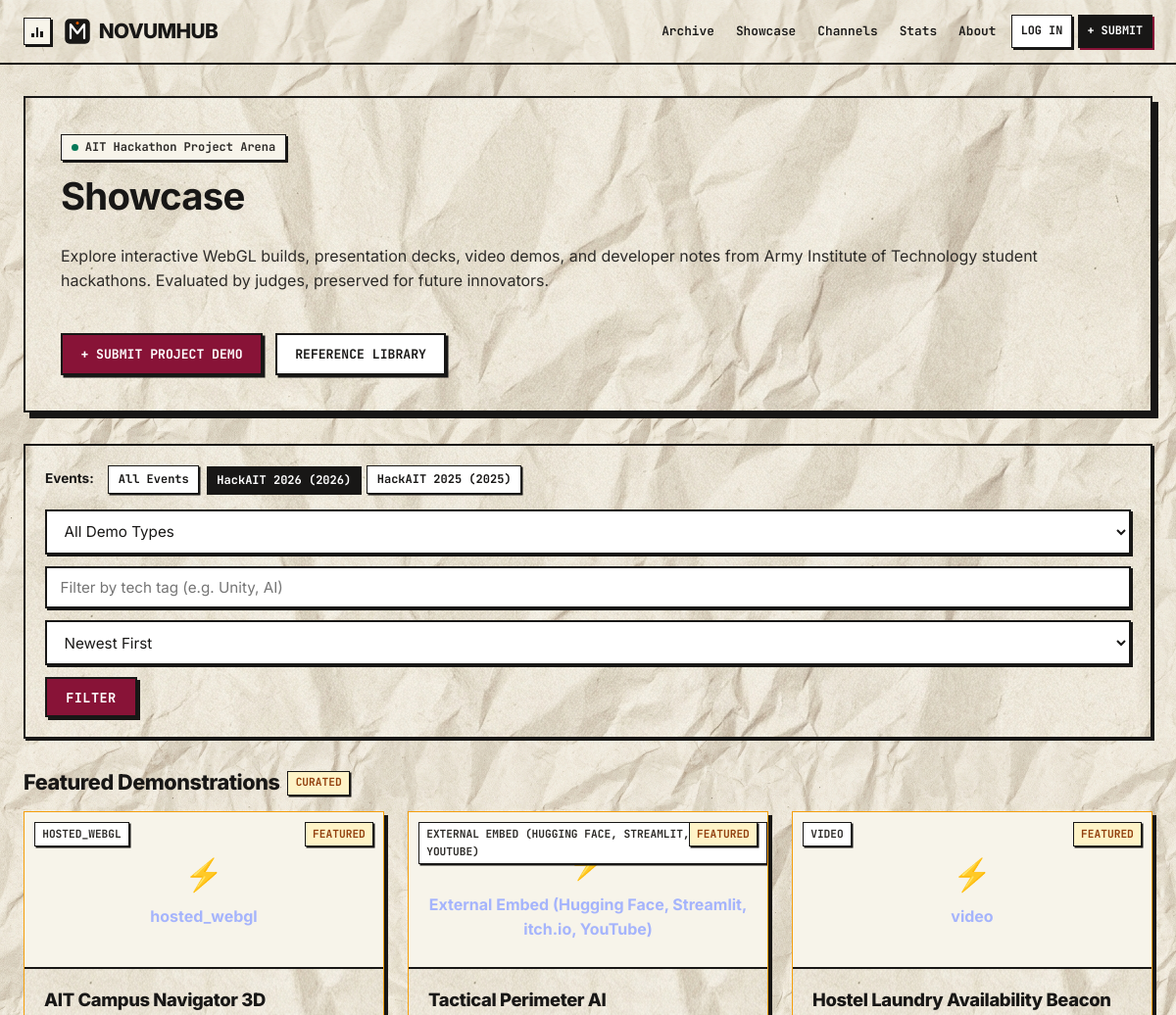
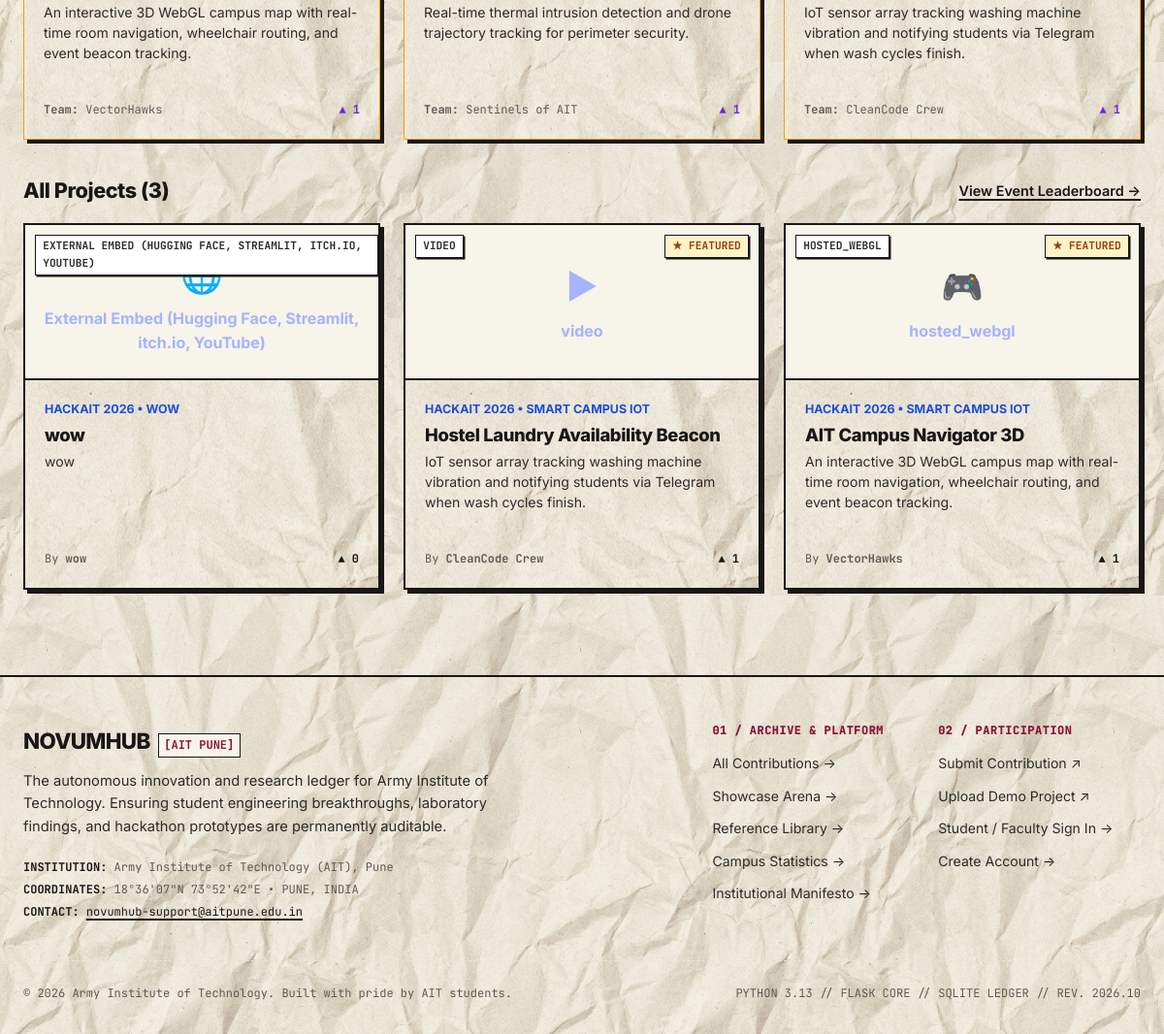
Page /showcase/?event=2&track=&demo_mode=&sort=newest on the committed database (2 pictures, top to bottom).
### app/models.py (models this page shows, shortened)
class HackathonEvent(db.Model):
    __tablename__ = "hackathon_events"
    id = db.Column(db.Integer, primary_key=True)
    name = db.Column(db.String(150), nullable=False)
    year = db.Column(db.Integer, nullable=False)
    date_start = db.Column(db.Date, nullable=True)
    date_end = db.Column(db.Date, nullable=True)
    theme = db.Column(db.String(255), nullable=True)
    description = db.Column(db.Text, nullable=True)
    organiser = db.Column(db.String(150), nullable=True)
    _tracks = db.Column("tracks", db.Text, nullable=True, default="[]")
    is_active = db.Column(db.Boolean, default=True, nullable=False)
    results_published = db.Column(db.Boolean, default=False, nullable=False)
    created_at = db.Column(db.DateTime, default=utc_now)
    projects = db.relationship("ShowcaseProject", backref="event", lazy="select", cascade="all, delete-orphan")
    @property
    def tracks(self) -> list:
        if not self._tracks:
            return []
        try:
            return json.loads(self._tracks)
        except Exception:
            return []
    @tracks.setter
    def tracks(self, track_list: list):
        self._tracks = json.dumps(track_list or [])

class ShowcaseProject(db.Model):
    __tablename__ = "showcase_projects"
    id = db.Column(db.Integer, primary_key=True)
    event_id = db.Column(db.Integer, db.ForeignKey("hackathon_events.id"), nullable=False, index=True)
    owner_id = db.Column(db.Integer, db.ForeignKey("users.id"), nullable=False, index=True)
    title = db.Column(db.String(200), nullable=False)
    pitch = db.Column(db.String(300), nullable=False)
    description = db.Column(db.Text, nullable=False)
    track = db.Column(db.String(100), nullable=False, default="General")
    team_name = db.Column(db.String(150), nullable=False)
    tech_tags = db.Column(db.String(255), nullable=True, default="")
    repo_url = db.Column(db.String(255), nullable=True)
    demo_mode = db.Column(db.String(50), nullable=False, default="hosted_build")
    demo_entry_path = db.Column(db.String(255), nullable=True)
    demo_external_url = db.Column(db.String(500), nullable=True)
    video_url = db.Column(db.String(500), nullable=True)
    demo_disabled = db.Column(db.Boolean, default=False, nullable=False)
    status = db.Column(db.String(50), nullable=False, default="Draft", index=True)
    is_reference = db.Column(db.Boolean, default=False, nullable=False, index=True)
    is_featured = db.Column(db.Boolean, default=False, nullable=False, index=True)
    linked_submission_id = db.Column(db.Integer, db.ForeignKey("submissions.id"), nullable=True)
    linked_submission = db.relationship("Submission", foreign_keys=[linked_submission_id], backref="linked_projects")
    created_at = db.Column(db.DateTime, default=utc_now, index=True)
    updated_at = db.Column(db.DateTime, default=utc_now, onupdate=utc_now)
    members = db.relationship("ProjectMember", backref="project", lazy="select", cascade="all, delete-orphan")
    assets = db.relationship("ProjectAsset", backref="project", lazy="select", cascade="all, delete-orphan")
    dev_notes = db.relationship("DevNote", backref="project", lazy="select", cascade="all, delete-orphan")
    judge_scores = db.relationship("JudgeScore", backref="project", lazy="select", cascade="all, delete-orphan")
    upvotes = db.relationship("Upvote", backref="showcase_project", lazy="dynamic", cascade="all, delete-orphan",
                             foreign_keys="Upvote.showcase_project_id")
    comments = db.relationship("Comment", backref="showcase_project", lazy="select",
                               order_by="Comment.created_at.asc()", cascade="all, delete-orphan",
                               foreign_keys="Comment.showcase_project_id")
    status_history = db.relationship("StatusChange", backref="showcase_project", lazy="select",
                                     order_by="StatusChange.created_at.asc()", cascade="all, delete-orphan",
                                     foreign_keys="StatusChange.showcase_project_id")
    @property
    def upvote_count(self) -> int:
        return self.upvotes.count()
    @property
    def judge_count(self) -> int:
        return len(self.judge_scores)
    @property
    def demo_mode_label(self) -> str:
        import site_config
        return site_config.SHOWCASE_DEMO_MODES.get(self.demo_mode, self.demo_mode)
    def get_asset(self, kind: str):
        for a in self.assets:
            if a.kind == kind:
                return a
        return None

### app/showcase/routes.py (the view)
@showcase_bp.route("/")
def home():
    event_id = request.args.get("event", type=int)
    year = request.args.get("year", type=int)
    track = request.args.get("track", "").strip()
    tag = request.args.get("tag", "").strip()
    demo_mode = request.args.get("demo_mode", "").strip()
    reference_only = request.args.get("reference", type=int)
    sort_by = request.args.get("sort", "newest")
    page = request.args.get("page", 1, type=int)
    query = ShowcaseProject.query.filter(ShowcaseProject.status.in_(site_config.SHOWCASE_PUBLIC_STATUSES))
    if event_id:
        query = query.filter_by(event_id=event_id)
    if track:
        query = query.filter(ShowcaseProject.track.ilike(f"%{track}%"))
    if tag:
        query = query.filter(ShowcaseProject.tech_tags.ilike(f"%{tag}%"))
    if demo_mode:
        query = query.filter_by(demo_mode=demo_mode)
    if reference_only:
        query = query.filter_by(is_reference=True)
    if year:
        query = query.join(HackathonEvent).filter(HackathonEvent.year == year)
    if sort_by == "upvotes":
        projects = query.all()
        projects.sort(key=lambda p: p.upvote_count, reverse=True)
        total = len(projects)
        paginated_projects = projects[(page - 1) * site_config.ITEMS_PER_PAGE : page * site_config.ITEMS_PER_PAGE]
    else:
        query = query.order_by(ShowcaseProject.created_at.desc())
        total = query.count()
        paginated_projects = query.offset((page - 1) * site_config.ITEMS_PER_PAGE).limit(site_config.ITEMS_PER_PAGE).all()
    featured_projects = ShowcaseProject.query.filter(
        ShowcaseProject.status.in_(site_config.SHOWCASE_PUBLIC_STATUSES),
        ShowcaseProject.is_featured == True
    ).limit(3).all()
    events = HackathonEvent.query.order_by(HackathonEvent.year.desc(), HackathonEvent.id.desc()).all()
    return render_template(
        "showcase/home.html",
        projects=paginated_projects,
        featured_projects=featured_projects,
        events=events,
        current_event_id=event_id,
        current_track=track,
        current_tag=tag,
        current_demo=demo_mode,
        reference_only=reference_only,
        sort_by=sort_by,
        page=page,
        total_projects=total,
        total_pages=(total + site_config.ITEMS_PER_PAGE - 1) // site_config.ITEMS_PER_PAGE
    )

### templates/showcase/home.html (shortened to what this page needs)
{% extends 'base.html' %}
{% block content %}
<div class="showcase-hero-banner">
  <div style="display: flex; justify-content: space-between; align-items: flex-start; flex-wrap: wrap; gap: 1.5rem;">
    <div>
      <div class="hero-pill-badge" style="margin-bottom: 0.8rem;">
        <span class="pulsing-dot"></span>
        <span>AIT Hackathon Project Arena</span>
      </div>
      <h1>{{ config_data.SHOWCASE_NAME }}</h1>
      <p>
        Explore interactive WebGL builds, presentation decks, video demos, and developer notes
        from Army Institute of Technology student hackathons. Evaluated by judges, preserved for future innovators.
      </p>
    </div>
    <div style="display: flex; gap: 0.8rem; align-items: center; flex-wrap: wrap;">
      <a href="{{ url_for('showcase.create_project') }}" class="btn-gradient-pill">
        + Submit Project Demo
      </a>
      <a href="{{ url_for('showcase.library') }}" class="btn-glass-pill">
        Reference Library
      </a>
    </div>
  </div>
</div>
<div class="showcase-filter-bar">
  <div class="filter-chips-row">
    <span style="font-weight: 700; font-size: 0.85rem; color: var(--midnight-navy); margin-right: 0.5rem;">Events:</span>
    <a href="{{ url_for('showcase.home') }}" class="filter-chip {% if not current_event_id %}active{% endif %}">
      All Events
    </a>
    {% for ev in events %}
      <a href="{{ url_for('showcase.home', event=ev.id, track=current_track, demo_mode=current_demo, sort=sort_by) }}"
         class="filter-chip {% if current_event_id == ev.id %}active{% endif %}">
        {{ ev.name }} ({{ ev.year }})
      </a>
    {% endfor %}
  </div>
  <form method="GET" action="{{ url_for('showcase.home') }}" style="display: grid; grid-template-columns: repeat(auto-fit, minmax(180px, 1fr)) auto; gap: 0.75rem; align-items: center; margin-bottom: 0;">
    <div>
      <select name="demo_mode" onchange="this.form.submit()" style="margin-bottom: 0;">
        <option value="">All Demo Types</option>
      </select>
    </div>
    <div>
      <input type="text" name="tag" placeholder="Filter by tech tag (e.g. Unity, AI)" value="{{ current_tag or '' }}" style="margin-bottom: 0;">
    </div>
    <div>
      <select name="sort" onchange="this.form.submit()" style="margin-bottom: 0;">
        <option value="newest" {% if sort_by == 'newest' %}selected{% endif %}>Newest First</option>
      </select>
    </div>
    <div>
      <button type="submit" class="btn-accent" style="width: auto; padding: 0.6rem 1.2rem; margin-bottom: 0;">
        Filter
      </button>
    </div>
  </form>
</div>
{% if featured_projects and not current_tag and not current_demo and page == 1 %}
  <div style="margin-bottom: 2.5rem;">
    <div style="display: flex; align-items: center; gap: 0.5rem; margin-bottom: 1rem;">
      <h3 style="font-size: 1.35rem; font-weight: 800; color: var(--midnight-navy); margin: 0;">Featured Demonstrations</h3>
      <span class="project-thumb-featured" style="position: static;">Curated</span>
    </div>
    <div class="showcase-grid">
      {% for fp in featured_projects %}
        <div class="project-card" style="border: 1.5px solid #F59E0B;">
          <div class="project-thumbnail">
            {% set cover = fp.get_asset('screenshot') %}
            {% if cover %}
              <img src="{{ url_for('showcase.download_asset', asset_id=cover.id) }}" alt="{{ fp.title }}">
            {% else %}
              <div style="color: #A5B4FC; font-weight: 700; text-align: center; padding: 1rem;">
                <span style="font-size: 2rem; display: block; margin-bottom: 0.3rem;">&#9889;</span>
                {{ fp.demo_mode_label }}
              </div>
            {% endif %}
            <span class="project-thumb-badge">{{ fp.demo_mode_label }}</span>
            <span class="project-thumb-featured">Featured</span>
          </div>
          <div class="project-card-body">
            <h4 class="project-card-title">
              <a href="{{ url_for('showcase.detail', project_id=fp.id) }}">{{ fp.title }}</a>
            </h4>
            <p class="project-pitch">{{ fp.pitch }}</p>
            <div class="project-card-footer">
              <span><strong>Team:</strong> {{ fp.team_name }}</span>
              <span style="font-family: var(--font-mono); font-weight: 700; color: var(--violet);">&#9650; {{ fp.upvote_count }}</span>
            </div>
          </div>
        </div>
      {% endfor %}
    </div>
  </div>
{% endif %}
<div style="display: flex; justify-content: space-between; align-items: center; margin-bottom: 1.25rem;">
  <h3 style="font-size: 1.35rem; font-weight: 800; color: var(--midnight-navy); margin: 0;">
    All Projects ({{ total_projects }})
  </h3>
  {% if current_event_id %}
    <a href="{{ url_for('showcase.event_detail', event_id=current_event_id) }}" style="font-size: 0.9rem; font-weight: 600;">
      View Event Leaderboard &rarr;
    </a>
  {% endif %}
</div>
{% if projects %}
  <div class="showcase-grid">
    {% for p in projects %}
      <div class="project-card">
        <div class="project-thumbnail">
          {% set cover = p.get_asset('screenshot') %}
          {% if cover %}
            <img src="{{ url_for('showcase.download_asset', asset_id=cover.id) }}" alt="{{ p.title }}">
          {% else %}
            <div style="color: #A5B4FC; font-weight: 700; text-align: center; padding: 1rem;">
              <span style="font-size: 2.2rem; display: block; margin-bottom: 0.3rem;">
                {% if p.demo_mode == 'hosted_webgl' %}&#127918;
                {% elif p.demo_mode == 'video' %}&#9654;
                {% elif p.demo_mode == 'external_embed' %}&#127760;
                {% elif p.demo_mode == 'download' %}&#128229;
                {% else %}&#128247;{% endif %}
              </span>
              {{ p.demo_mode_label }}
            </div>
          {% endif %}
          <span class="project-thumb-badge">{{ p.demo_mode_label }}</span>
          {% if p.is_featured %}
            <span class="project-thumb-featured">&#9733; Featured</span>
          {% endif %}
        </div>
        <div class="project-card-body">
          <div style="font-size: 0.78rem; font-weight: 700; color: var(--electric-blue); text-transform: uppercase; margin-bottom: 0.3rem;">
            {{ p.event.name }} &bull; {{ p.track }}
          </div>
          <h4 class="project-card-title">
            <a href="{{ url_for('showcase.detail', project_id=p.id) }}">{{ p.title }}</a>
          </h4>
          <p class="project-pitch">{{ p.pitch }}</p>
          <div class="project-card-footer">
            <span>By <strong>{{ p.team_name }}</strong></span>
            <div style="display: flex; gap: 0.75rem; align-items: center;">
              <span style="font-family: var(--font-mono); font-weight: 700; color: var(--midnight-navy);">
                &#9650; {{ p.upvote_count }}
              </span>
            </div>
          </div>
        </div>
      </div>
    {% endfor %}
  </div>
{% endif %}
{% endblock %}

### rows in the picture
HackathonEvent: name "HackAIT 2026", year "2026"
HackathonEvent: name "HackAIT 2025", year "2025"
ShowcaseProject: demo_mode_label "hosted_webgl", demo_mode_label "HOSTED_WEBGL", title "AIT Campus Navigator 3D", pitch "An interactive 3D WebGL campus map with real-time room navigation, wheelchair routing, and event beacon tracking.", team_name "VectorHawks", upvote_count "1", is_featured "★ FEATURED", event.name "HACKAIT 2026", track "SMART CAMPUS IOT"
ShowcaseProject: demo_mode_label "External Embed (Hugging Face, Streamlit, itch.io, YouTube)", demo_mode_label "EXTERNAL EMBED (HUGGING FACE, STREAMLIT, ITCH.IO, YOUTUBE)", title "Tactical Perimeter AI", pitch "Real-time thermal intrusion detection and drone trajectory tracking for perimeter security.", team_name "Sentinels of AIT", upvote_count "1"
ShowcaseProject: demo_mode_label "video", demo_mode_label "VIDEO", title "Hostel Laundry Availability Beacon", pitch "IoT sensor array tracking washing machine vibration and notifying students via Telegram when wash cycles finish.", team_name "CleanCode Crew", upvote_count "1", is_featured "★ FEATURED", event.name "HACKAIT 2026", track "SMART CAMPUS IOT"
ShowcaseProject: demo_mode_label "External Embed (Hugging Face, Streamlit, itch.io, YouTube)", demo_mode_label "EXTERNAL EMBED (HUGGING FACE, STREAMLIT, ITCH.IO, YOUTUBE)", event.name "HACKAIT 2026", track "WOW", title "wow", pitch "wow", team_name "wow", upvote_count "0"

### other values in the picture
{{ config_data.SITE_NAME }} "NOVUMHUB"
{{ config_data.SHOWCASE_NAME }} "Showcase"
{{ total_projects }} "3"
{{ config_data.COLLEGE_NAME }} "Army Institute of Technology (AIT), Pune"
{{ config_data.CONTACT_EMAIL }} "novumhub-support@aitpune.edu.in"
{{ config_data.FOOTER_COPYRIGHT }} "© 2026 Army Institute of Technology. Built with pride by AIT students."
